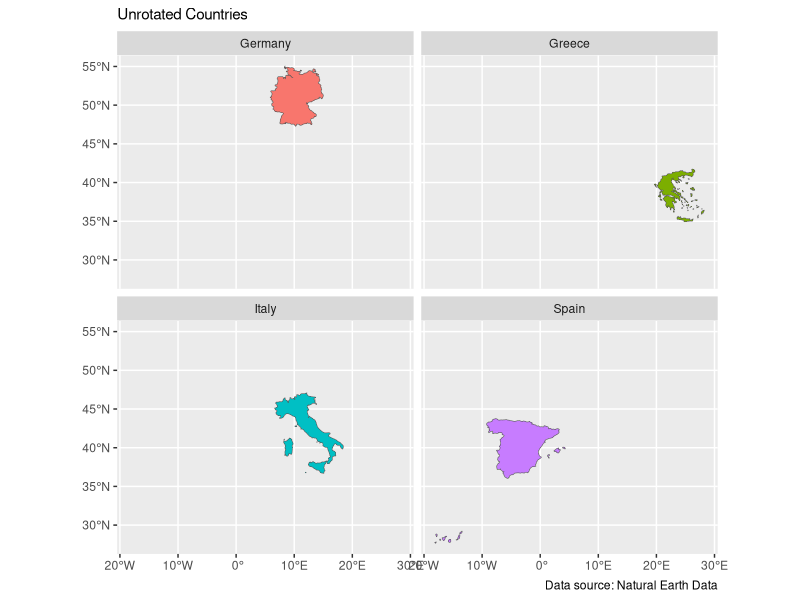

Write R code to recreate this figure. (Note: this script raises an error after producing the figure.)
# libraries
library(ggplot2)
library(dplyr)
library(ggthemes)
#theme_set(theme_map())
library(sf)
library(rnaturalearth)
library(rnaturalearthdata)

# get outlines
world <- ne_countries(scale = "medium", returnclass = "sf")

# get selected countries
country_list <- world %>% filter(name %in% c("Germany", "Greece", "Spain", "Italy"))

# rotate function (see here: https://r-spatial.github.io/sf/articles/sf3.html#affine-transformations
rot <- function(a) matrix(c(cos(a), sin(a), -sin(a), cos(a)), 2, 2)

# make a new geometry that is rotated 90 degrees
countries_rot <- country_list %>% 
  mutate(geom_rot = st_geometry(.)*rot(pi/2))

# simple plot
ggplot(data = country_list) +
  geom_sf(aes(fill=name), show.legend = F) +
  labs(subtitle = "Unrotated Countries", 
       caption = "Data source: Natural Earth Data") +
  facet_wrap(.~name, nrow = 2)

# rotated plot
ggplot(data = countries_rot) +
  # note here we can map to a *different* geometry field in the same sf dataframe
  geom_sf(aes(geometry = geom_rot, fill=name), show.legend = FALSE) +
  labs(subtitle = "Rotated Countries", 
       caption = "Data source: Natural Earth Data") +
  facet_wrap(.~name, nrow = 2)
